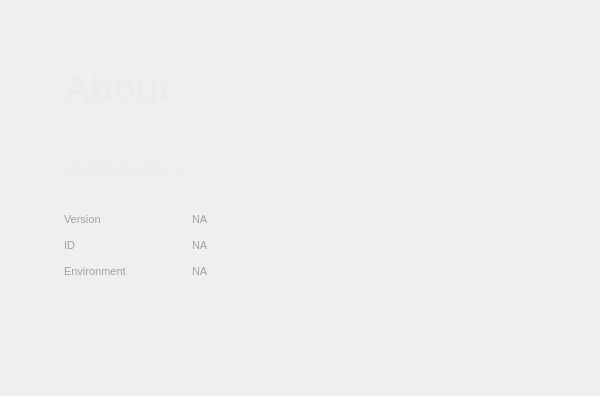
<?xml version="1.0" encoding="UTF-8"?>
<ui version="4.0">
 <class>AboutClass</class>
 <widget class="QWidget" name="AboutClass">
  <property name="geometry">
   <rect>
    <x>0</x>
    <y>0</y>
    <width>600</width>
    <height>396</height>
   </rect>
  </property>
  <property name="windowTitle">
   <string>About</string>
  </property>
  <layout class="QHBoxLayout" name="horizontalLayout_2">
   <property name="spacing">
    <number>0</number>
   </property>
   <property name="leftMargin">
    <number>64</number>
   </property>
   <property name="topMargin">
    <number>64</number>
   </property>
   <property name="rightMargin">
    <number>0</number>
   </property>
   <property name="bottomMargin">
    <number>0</number>
   </property>
   <item alignment="Qt::AlignmentFlag::AlignLeft|Qt::AlignmentFlag::AlignTop">
    <widget class="QWidget" name="verticalWidget" native="true">
     <property name="minimumSize">
      <size>
       <width>0</width>
       <height>0</height>
      </size>
     </property>
     <property name="maximumSize">
      <size>
       <width>16777215</width>
       <height>16777215</height>
      </size>
     </property>
     <layout class="QHBoxLayout" name="horizontalLayout">
      <property name="spacing">
       <number>0</number>
      </property>
      <property name="leftMargin">
       <number>0</number>
      </property>
      <property name="topMargin">
       <number>0</number>
      </property>
      <property name="rightMargin">
       <number>0</number>
      </property>
      <property name="bottomMargin">
       <number>0</number>
      </property>
      <item alignment="Qt::AlignmentFlag::AlignLeft|Qt::AlignmentFlag::AlignTop">
       <widget class="QWidget" name="verticalWidget_2" native="true">
        <property name="minimumSize">
         <size>
          <width>256</width>
          <height>0</height>
         </size>
        </property>
        <property name="maximumSize">
         <size>
          <width>400</width>
          <height>16777215</height>
         </size>
        </property>
        <layout class="QVBoxLayout" name="verticalLayout">
         <property name="spacing">
          <number>16</number>
         </property>
         <property name="leftMargin">
          <number>0</number>
         </property>
         <property name="topMargin">
          <number>0</number>
         </property>
         <property name="rightMargin">
          <number>0</number>
         </property>
         <property name="bottomMargin">
          <number>0</number>
         </property>
         <item alignment="Qt::AlignmentFlag::AlignLeft">
          <widget class="QLabel" name="label">
           <property name="minimumSize">
            <size>
             <width>0</width>
             <height>48</height>
            </size>
           </property>
           <property name="maximumSize">
            <size>
             <width>16777215</width>
             <height>16777215</height>
            </size>
           </property>
           <property name="font">
            <font>
             <pointsize>28</pointsize>
             <bold>true</bold>
            </font>
           </property>
           <property name="styleSheet">
            <string notr="true">color: #EBECF0;</string>
           </property>
           <property name="text">
            <string>About</string>
           </property>
          </widget>
         </item>
         <item>
          <spacer name="verticalSpacer">
           <property name="orientation">
            <enum>Qt::Orientation::Vertical</enum>
           </property>
           <property name="sizeType">
            <enum>QSizePolicy::Policy::Expanding</enum>
           </property>
           <property name="sizeHint" stdset="0">
            <size>
             <width>20</width>
             <height>26</height>
            </size>
           </property>
          </spacer>
         </item>
         <item alignment="Qt::AlignmentFlag::AlignLeft">
          <widget class="QLabel" name="label_2">
           <property name="sizePolicy">
            <sizepolicy hsizetype="Expanding" vsizetype="Preferred">
             <horstretch>0</horstretch>
             <verstretch>0</verstretch>
            </sizepolicy>
           </property>
           <property name="minimumSize">
            <size>
             <width>400</width>
             <height>0</height>
            </size>
           </property>
           <property name="font">
            <font>
             <pointsize>18</pointsize>
             <bold>false</bold>
            </font>
           </property>
           <property name="styleSheet">
            <string notr="true">QLabel {
	color: #EBECF0;
    padding-bottom: 8px;
	border-bottom: 1px solid #9DA0A8;
}</string>
           </property>
           <property name="text">
            <string>Application</string>
           </property>
           <property name="alignment">
            <set>Qt::AlignmentFlag::AlignLeading|Qt::AlignmentFlag::AlignLeft|Qt::AlignmentFlag::AlignVCenter</set>
           </property>
           <property name="indent">
            <number>0</number>
           </property>
          </widget>
         </item>
         <item alignment="Qt::AlignmentFlag::AlignTop">
          <widget class="QWidget" name="verticalWidget_3" native="true">
           <property name="font">
            <font>
             <pointsize>8</pointsize>
            </font>
           </property>
           <layout class="QVBoxLayout" name="verticalLayout_2">
            <property name="spacing">
             <number>2</number>
            </property>
            <property name="leftMargin">
             <number>0</number>
            </property>
            <property name="topMargin">
             <number>0</number>
            </property>
            <property name="rightMargin">
             <number>0</number>
            </property>
            <property name="bottomMargin">
             <number>0</number>
            </property>
            <item alignment="Qt::AlignmentFlag::AlignLeft">
             <widget class="QWidget" name="horizontalWidget" native="true">
              <property name="minimumSize">
               <size>
                <width>0</width>
                <height>24</height>
               </size>
              </property>
              <property name="maximumSize">
               <size>
                <width>16777215</width>
                <height>24</height>
               </size>
              </property>
              <layout class="QHBoxLayout" name="horizontalLayout_9">
               <property name="spacing">
                <number>0</number>
               </property>
               <property name="leftMargin">
                <number>0</number>
               </property>
               <property name="topMargin">
                <number>0</number>
               </property>
               <property name="rightMargin">
                <number>0</number>
               </property>
               <property name="bottomMargin">
                <number>0</number>
               </property>
               <item>
                <widget class="QLabel" name="label_8">
                 <property name="minimumSize">
                  <size>
                   <width>128</width>
                   <height>0</height>
                  </size>
                 </property>
                 <property name="font">
                  <font>
                   <pointsize>8</pointsize>
                  </font>
                 </property>
                 <property name="styleSheet">
                  <string notr="true">color: #9DA0A8;</string>
                 </property>
                 <property name="text">
                  <string>Version</string>
                 </property>
                </widget>
               </item>
               <item>
                <widget class="QLabel" name="label_7">
                 <property name="font">
                  <font>
                   <pointsize>8</pointsize>
                  </font>
                 </property>
                 <property name="styleSheet">
                  <string notr="true">color: #9DA0A8</string>
                 </property>
                 <property name="text">
                  <string>NA</string>
                 </property>
                </widget>
               </item>
              </layout>
             </widget>
            </item>
            <item alignment="Qt::AlignmentFlag::AlignLeft">
             <widget class="QWidget" name="horizontalWidget_2" native="true">
              <property name="minimumSize">
               <size>
                <width>0</width>
                <height>24</height>
               </size>
              </property>
              <property name="maximumSize">
               <size>
                <width>16777215</width>
                <height>24</height>
               </size>
              </property>
              <layout class="QHBoxLayout" name="horizontalLayout_8">
               <property name="spacing">
                <number>0</number>
               </property>
               <property name="leftMargin">
                <number>0</number>
               </property>
               <property name="topMargin">
                <number>0</number>
               </property>
               <property name="rightMargin">
                <number>0</number>
               </property>
               <property name="bottomMargin">
                <number>0</number>
               </property>
               <item>
                <widget class="QLabel" name="label_6">
                 <property name="minimumSize">
                  <size>
                   <width>128</width>
                   <height>0</height>
                  </size>
                 </property>
                 <property name="font">
                  <font>
                   <pointsize>8</pointsize>
                  </font>
                 </property>
                 <property name="styleSheet">
                  <string notr="true">color: #9DA0A8</string>
                 </property>
                 <property name="text">
                  <string>ID</string>
                 </property>
                </widget>
               </item>
               <item>
                <widget class="QLabel" name="label_5">
                 <property name="font">
                  <font>
                   <pointsize>8</pointsize>
                  </font>
                 </property>
                 <property name="styleSheet">
                  <string notr="true">color: #9DA0A8</string>
                 </property>
                 <property name="text">
                  <string>NA</string>
                 </property>
                </widget>
               </item>
              </layout>
             </widget>
            </item>
            <item alignment="Qt::AlignmentFlag::AlignLeft">
             <widget class="QWidget" name="verticalWidget_4" native="true">
              <property name="minimumSize">
               <size>
                <width>0</width>
                <height>24</height>
               </size>
              </property>
              <property name="maximumSize">
               <size>
                <width>16777215</width>
                <height>24</height>
               </size>
              </property>
              <layout class="QVBoxLayout" name="verticalLayout_3">
               <property name="spacing">
                <number>0</number>
               </property>
               <property name="leftMargin">
                <number>0</number>
               </property>
               <property name="topMargin">
                <number>0</number>
               </property>
               <property name="rightMargin">
                <number>0</number>
               </property>
               <property name="bottomMargin">
                <number>0</number>
               </property>
               <item>
                <widget class="QWidget" name="horizontalWidget_3" native="true">
                 <property name="minimumSize">
                  <size>
                   <width>0</width>
                   <height>24</height>
                  </size>
                 </property>
                 <property name="maximumSize">
                  <size>
                   <width>16777215</width>
                   <height>24</height>
                  </size>
                 </property>
                 <layout class="QHBoxLayout" name="horizontalLayout_3">
                  <property name="spacing">
                   <number>0</number>
                  </property>
                  <property name="leftMargin">
                   <number>0</number>
                  </property>
                  <property name="topMargin">
                   <number>0</number>
                  </property>
                  <property name="rightMargin">
                   <number>0</number>
                  </property>
                  <property name="bottomMargin">
                   <number>0</number>
                  </property>
                  <item>
                   <widget class="QLabel" name="label_4">
                    <property name="minimumSize">
                     <size>
                      <width>128</width>
                      <height>0</height>
                     </size>
                    </property>
                    <property name="font">
                     <font>
                      <pointsize>8</pointsize>
                     </font>
                    </property>
                    <property name="styleSheet">
                     <string notr="true">color: #9DA0A8</string>
                    </property>
                    <property name="text">
                     <string>Environment</string>
                    </property>
                   </widget>
                  </item>
                  <item>
                   <widget class="QLabel" name="label_3">
                    <property name="font">
                     <font>
                      <pointsize>8</pointsize>
                     </font>
                    </property>
                    <property name="styleSheet">
                     <string notr="true">color: #9DA0A8</string>
                    </property>
                    <property name="text">
                     <string>NA</string>
                    </property>
                   </widget>
                  </item>
                 </layout>
                </widget>
               </item>
              </layout>
             </widget>
            </item>
           </layout>
           <zorder>horizontalWidget_2</zorder>
           <zorder>verticalWidget_4</zorder>
           <zorder>horizontalWidget</zorder>
          </widget>
         </item>
        </layout>
       </widget>
      </item>
     </layout>
    </widget>
   </item>
  </layout>
 </widget>
 <layoutdefault spacing="6" margin="11"/>
 <resources/>
 <connections/>
</ui>
